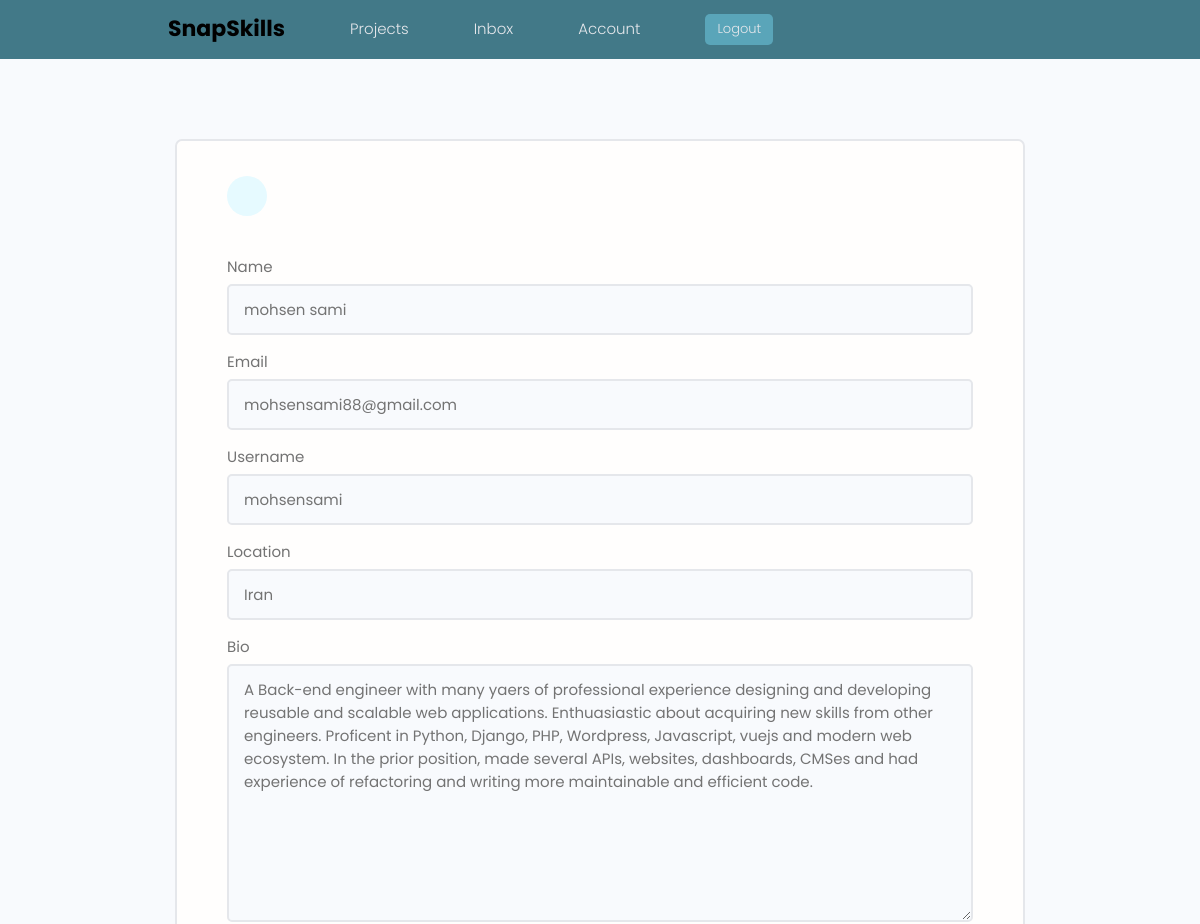
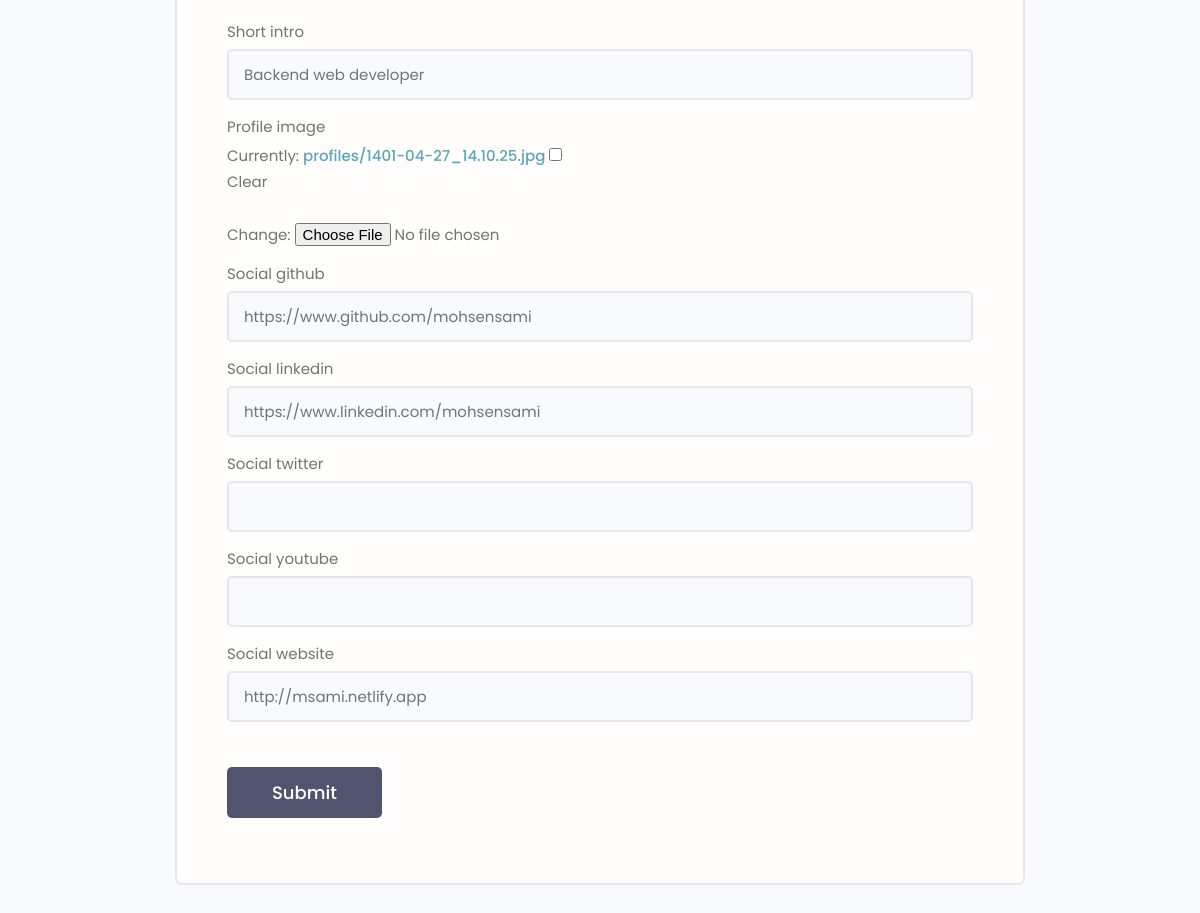
The page /edit-account/ (signed in) on the database its author committed (2 pictures, top to bottom).
### users/models.py (models this page shows, shortened)
class Profile(models.Model):
    user = models.OneToOneField(User, on_delete=models.CASCADE, null=True, blank=True)
    name = models.CharField(max_length=200, blank=True, null=True)
    email = models.EmailField(max_length=500, blank=True, null=True)
    username = models.CharField(max_length=200, blank=True, null=True)
    location = models.CharField(max_length=200, blank=True, null=True)
    short_intro = models.CharField(max_length=200, blank=True, null=True)
    bio = models.TextField(blank=True, null=True)
    profile_image = models.ImageField(null=True, blank=True, upload_to='profiles/', default="profiles/user-default.png")
    social_github = models.CharField(max_length=200, blank=True, null=True)
    social_twitter = models.CharField(max_length=200, blank=True, null=True)
    social_linkedin = models.CharField(max_length=200, blank=True, null=True)
    social_youtube = models.CharField(max_length=200, blank=True, null=True)
    social_website = models.CharField(max_length=200, blank=True, null=True)
    created = models.DateTimeField(auto_now_add=True)
    id = models.UUIDField(default=uuid.uuid4, unique=True, primary_key=True, editable=False)
    class Meta:
        ordering = ['created']

### users/views.py (the view, shortened to what this page needs)
# urls.py: path('edit-account/', views.EditAccountView.as_view(), name="edit-account"),
class EditAccountView(LoginRequiredMixin, View):
    form = ProfileForm
    def setup(self, request, *args, **kwargs):
        self.profile_instance = request.user.profile
        return super().setup(self, request, *args, **kwargs)
    def get(self, request):
        form = self.form(instance=self.profile_instance)
        context = {'form': form}
        return render(request, 'users/profile_form.html', context)

### users/forms.py
class ProfileForm(ModelForm):
    class Meta:
        model = Profile
        fields = ['name', 'email', 'username',
                  'location', 'bio', 'short_intro', 'profile_image',
                  'social_github', 'social_linkedin', 'social_twitter',
                  'social_youtube', 'social_website']
    def __init__(self, *args, **kwargs):
        super(ProfileForm, self).__init__(*args, **kwargs)
        for name, field in self.fields.items():
            field.widget.attrs.update({'class': 'input'})

### users/templates/users/profile_form.html (shortened to what this page needs)
{% extends 'main.html' %}
{% block content %}
<main class="formPage my-xl">
    <div class="content-box">
        <div class="formWrapper">
            <a class="backButton" href="{% url 'account' %}"><iconify-icon icon="material-symbols:chevron-left" width="24"></iconify-icon></a>
            <br>
            <form class="form" method="POST" action="{% url 'edit-account' %}" enctype="multipart/form-data">
                {% for field in form %}
                <div class="form__field">
                    <label for="formInput#text">{{field.label}}</label>
                    {{field}}
                </div>
                {% endfor %}
                <input class="btn btn--sub btn--lg  my-md" type="submit" value="Submit" />
            </form>
        </div>
    </div>
</main>
{% endblock content %}

### static/css/app.css (style rules this page uses)
:root { --color-sub: #2d2d39; }
.btn--sub { background-color: var(--color-sub-light); }
.content-box { width: 95%; max-width: 85rem; margin: 0 auto; }
.backButton { background: var(--color-main-light); color: var(--color-main); width: 4rem; height: 4rem; display: flex; align-items: center; justify-content: center; border-radius: 50%; }
.formPage .formWrapper { list-style: none; background: var(--color-white); padding: 3.5rem 5rem; border: 2px solid var(--color-light); border-radius: 0.7rem; }

### static/uikit/styles/modules/_variables.css (style rules this page uses)
:root { --color-main: #5aa5b9; --color-main-light: #e6faff; --color-sub: #3f4156; --color-sub-light: #51546e; --color-sub-lighter: #ededfd; --color-text: #737373; --color-gray: #8b8b8b; --color-light: #e5e7eb; --color-light-gray: #767676; --color-bg: #f8fafd; --color-white: #fffefd; --color-white-light: #f3f3f3; --color-success: #359e64; --color-success-bg: #def8e8; --color-error: #fc4b0b; --color-error-bg: #fff2ee; --font-base: 'Poppins', arial, helvetica, 'Segoe UI', roboto, ubuntu, sans-serif; --font-monospace: 'Fira Code', 'Courier New', courier, monospace; --font-regular: 300; --font-medium: 500; --font-bold: 700; --generic-shadow: 1px 1px 5px #00000010; --generic-transition: all 0.3s ease-in-out; }

### static/uikit/styles/modules/_base.css (style rules this page uses)
* { margin: 0; padding: 0; box-sizing: border-box; text-rendering: optimizeLegibility; color: inherit; font-size: inherit; }
html { font-size: 50%; }
@media only screen and (min-width: 480px) { html { font-size: 56.25%; } }
@media only screen and (min-width: 1200px) { html { font-size: 62.5%; } }
body { line-height: 1.6; font-weight: 400; font-size: 1.5rem; color: var(--color-text); background-color: var(--color-bg); min-height: 100vh; }

### static/uikit/styles/modules/_typography.css (style rules this page uses)
* { font-family: var(--font-base); }
a { padding-bottom: 2px; text-decoration: none; display: inline-block; color: var(--color-main); font-weight: var(--font-medium); }

### static/uikit/styles/modules/_utilities.css (style rules this page uses)
.my-md { margin: 3rem auto; }
.my-xl { margin: 8rem auto; }

### static/uikit/styles/modules/_button.css (style rules this page uses)
.btn { display: inline-block; position: relative; cursor: pointer; background-color: var(--color-light); font-weight: var(--font-medium); color: var(--color-sub); text-decoration: none; padding: 1rem 2rem; border-radius: 0.5rem; border: none; width: -webkit-fit-content; width: -moz-fit-content; width: fit-content; height: -webkit-fit-content; height: -moz-fit-content; height: fit-content; font-size: 1.6rem; outline-width: 0; outline-color: transparent; -webkit-backface-visibility: hidden; backface-visibility: hidden; transition: all 0.3s ease-in-out; }
.btn--sub { background-color: var(--color-sub); color: var(--color-white); }
.btn--lg { font-size: 1.8rem; padding: 1.2rem 4.5rem; }

### static/uikit/styles/modules/_form.css (style rules this page uses)
.form { display: block; }
.form__field { margin-top: 1.5rem; margin-bottom: 1.5rem; }
.form__label, .form__field > label { display: block; margin-bottom: 0.5rem; color: var(--color-text); }
input.input[type='text'], input.input[type='email'], input.input[type='password'], input.input[type='number'], select.input, textarea.input { min-width: 24rem; width: 100%; padding: 1.2rem 1.5rem; border-radius: 0.5rem; border: 2px solid var(--color-light); transition: all 0.3s ease-in-out; background-color: var(--color-bg); }

### rows shown on the page
Profile: form "mohsen sami" "mohsensami88@gmail.com" "mohsensami" "Iran" "A Back-end engineer with many yaers of professional experience designing and developing reusable and scalable web applications. Enthuasiastic about acquiring new skills from other engineers. Proficent in Python, Django, PHP, Wordpress, Javascript, vuejs and modern web ecosystem. In the prior position, made several APIs, websites, dashboards, CMSes and had experience of refactoring and writing more maintainable and efficient code." "Backend web developer" "https://www.github.com/mohsensami" "https://www.linkedin.com/mohsensami" "http://msami.netlify.app"

### other values the page prints
{{ field.label }} "Name" "Email" "Username" "Location" "Bio" "Short intro" "Profile image" "Social github" "Social linkedin" "Social twitter" "Social youtube" "Social website"
